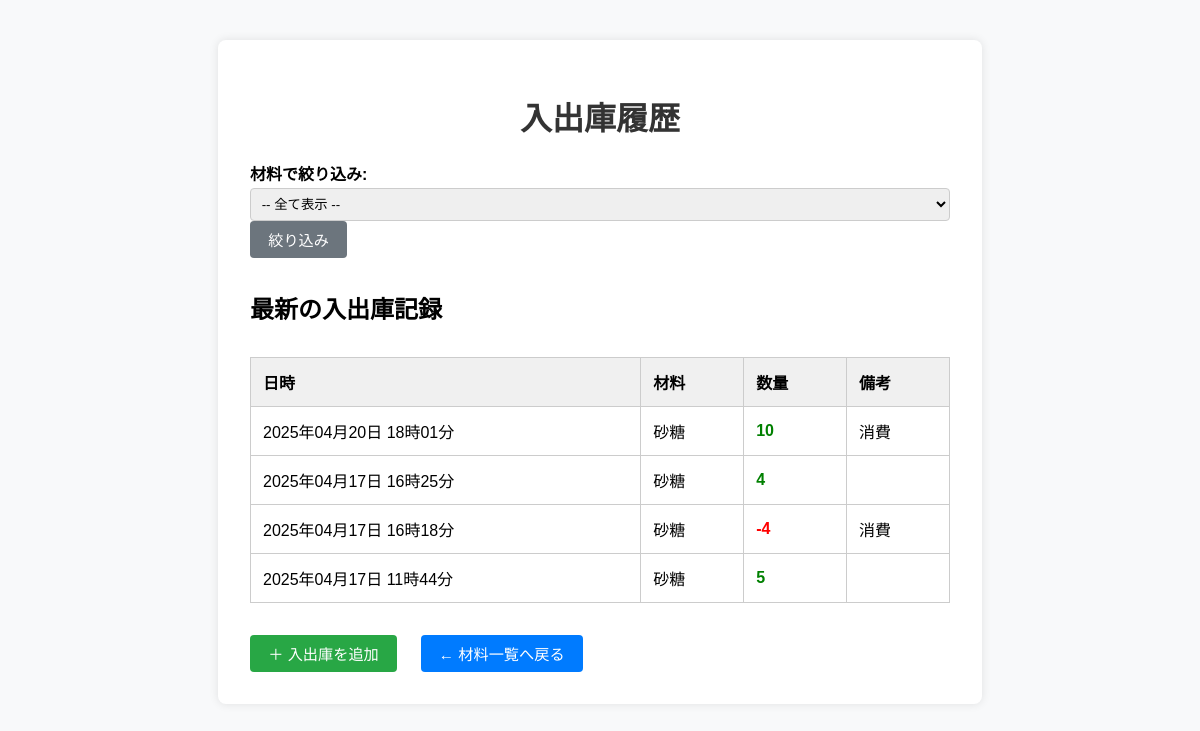
Page /logs on the committed database.
### tables this page shows
CREATE TABLE logs (
    id INTEGER PRIMARY KEY,
    item_id INTEGER NOT NULL,
    change INTEGER NOT NULL,
    timestamp DATETIME NOT NULL DEFAULT CURRENT_TIMESTAMP,
    user_id INTEGER,
    note TEXT,
    FOREIGN KEY (item_id) REFERENCES items(id),
    FOREIGN KEY (user_id) REFERENCES users(id)
);

CREATE TABLE items (
    id INTEGER PRIMARY KEY,
    name TEXT NOT NULL,
    initial_stock INTEGER NOT NULL
);

### app.py (the view)
@app.route('/logs')
def list_logs():
    conn = get_db_connection()
    selected_item_id = request.args.get('item_id')
    items = conn.execute('SELECT * FROM items').fetchall()
    if selected_item_id and selected_item_id.isdigit():
        logs = conn.execute('''
            SELECT logs.id, items.name AS item_name, logs.change, logs.timestamp, logs.note
            FROM logs
            JOIN items ON logs.item_id = items.id
            WHERE items.id = ?
            ORDER BY logs.timestamp DESC
        ''', (int(selected_item_id),)).fetchall()
    else:
        logs = conn.execute('''
            SELECT logs.id, items.name AS item_name, logs.change, logs.timestamp, logs.note
            FROM logs
            JOIN items ON logs.item_id = items.id
            ORDER BY logs.timestamp DESC
        ''').fetchall()
    formatted_logs = []
    for log in logs:
        ts = datetime.fromisoformat(log['timestamp'])
        formatted_logs.append({
            'id': log['id'],
            'item_name': log['item_name'],
            'change': log['change'],
            'note': log['note'],
            'timestamp': ts.strftime('%Y年%m月%d日 %H時%M分')
        })
    conn.close()
    return render_template('list_logs.html', logs=formatted_logs, items=items, selected_item_id=selected_item_id)

### app.py (called while the page is built)
def get_db_connection():
    conn = sqlite3.connect(DATABASE)
    conn.row_factory = sqlite3.Row
    return conn

### templates/list_logs.html (shortened to what this page needs)
<!DOCTYPE html>
<html lang="ja">
<head>
    <link rel="stylesheet" href="{{ url_for('static', filename='style.css') }}">
</head>
<body>
    <div class="container">
        <h1>入出庫履歴</h1>
        <section style="margin-bottom: 2em;">
            <form method="get" action="{{ url_for('list_logs') }}">
                <label for="item_id"><strong>材料で絞り込み:</strong></label>
                <select name="item_id" id="item_id">
                    <option value="">-- 全て表示 --</option>
                </select>
                <button type="submit" class="action-button secondary-button">絞り込み</button>
            </form>
        </section>
        <section>
            <h2>最新の入出庫記録</h2>
            <table>
                <thead>
                    <tr>
                        <th>日時</th>
                        <th>材料</th>
                        <th>数量</th>
                        <th>備考</th>
                    </tr>
                </thead>
                <tbody>
                    {% for log in logs %}
                    <tr>
                        <td>{{ log['timestamp'] }}</td>
                        <td>{{ log['item_name'] }}</td>
                        <td style="color: {% if log['change'] > 0 %}green{% else %}red{% endif %}; font-weight: bold;">
                            {{ log['change'] }}
                        </td>
                                                <td>{{ log['note'] or '' }}</td>
                    </tr>
                    {% endfor %}
                </tbody>
            </table>
        </section>
        <section style="margin-top: 2em; display: flex; gap: 1em;">
            <a href="{{ url_for('add_log') }}" class="action-button edit-button">＋ 入出庫を追加</a>
            <a href="{{ url_for('list_items') }}" class="action-button delete-button">← 材料一覧へ戻る</a>
        </section>
    </div>
</body>
</html>

### static/style.css (style rules this page uses)
body { font-family: sans-serif; background-color: #f8f9fa; padding: 2em; }
.container { max-width: 700px; margin: auto; background: white; padding: 2em; border-radius: 8px; box-shadow: 0 0 10px rgba(0,0,0,0.1); }
h1 { text-align: center; color: #333; }
form label { display: block; margin-top: 1em; }
form input, select { width: 100%; padding: 0.5em; margin-top: 0.25em; border-radius: 4px; border: 1px solid #ccc; }
table { width: 100%; border-collapse: collapse; margin-top: 2em; }
th, td { border: 1px solid #ccc; padding: 0.75em; text-align: left; }
th { background-color: #f0f0f0; }
.action-button { display: inline-block; padding: 0.5em 1.2em; font-size: 0.95em; border-radius: 4px; border: none; color: white; text-decoration: none; cursor: pointer; margin-right: 0.5em; }
.edit-button { background-color: #28a745; }
.delete-button { background-color: #007bff; }
.secondary-button { background-color: #6c757d; }

### rows in the picture
logs: timestamp "2025年04月20日 18時01分", item_name "砂糖", change "10", note "消費"
logs: timestamp "2025年04月17日 16時25分", item_name "砂糖", change "4"
logs: timestamp "2025年04月17日 16時18分", item_name "砂糖", change "-4", note "消費"
logs: timestamp "2025年04月17日 11時44分", item_name "砂糖", change "5"
